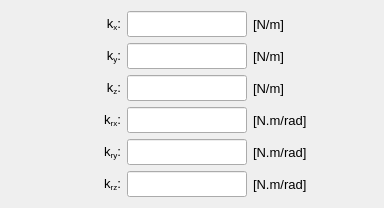
               <widget class="QWidget" name="tab_stiffness">
                <attribute name="title">
                 <string>Stiffness</string>
                </attribute>
                <layout class="QGridLayout" name="gridLayout_23">
                 <item row="0" column="0">
                  <spacer name="horizontalSpacer_13">
                   <property name="orientation">
                    <enum>Qt::Orientation::Horizontal</enum>
                   </property>
                   <property name="sizeHint" stdset="0">
                    <size>
                     <width>40</width>
                     <height>20</height>
                    </size>
                   </property>
                  </spacer>
                 </item>
                 <item row="3" column="2">
                  <widget class="QLineEdit" name="lineEdit_Krx">
                   <property name="enabled">
                    <bool>true</bool>
                   </property>
                   <property name="minimumSize">
                    <size>
                     <width>120</width>
                     <height>26</height>
                    </size>
                   </property>
                   <property name="maximumSize">
                    <size>
                     <width>120</width>
                     <height>26</height>
                    </size>
                   </property>
                   <property name="font">
                    <font>
                     <pointsize>10</pointsize>
                    </font>
                   </property>
                   <property name="styleSheet">
                    <string notr="true"/>
                   </property>
                   <property name="text">
                    <string/>
                   </property>
                   <property name="alignment">
                    <set>Qt::AlignmentFlag::AlignCenter</set>
                   </property>
                  </widget>
                 </item>
                 <item row="0" column="3">
                  <widget class="QLabel" name="label_16">
                   <property name="minimumSize">
                    <size>
                     <width>80</width>
                     <height>26</height>
                    </size>
                   </property>
                   <property name="maximumSize">
                    <size>
                     <width>80</width>
                     <height>26</height>
                    </size>
                   </property>
                   <property name="font">
                    <font>
                     <pointsize>10</pointsize>
                    </font>
                   </property>
                   <property name="text">
                    <string>[N/m]</string>
                   </property>
                   <property name="alignment">
                    <set>Qt::AlignmentFlag::AlignLeading|Qt::AlignmentFlag::AlignLeft|Qt::AlignmentFlag::AlignVCenter</set>
                   </property>
                  </widget>
                 </item>
                 <item row="1" column="2">
                  <widget class="QLineEdit" name="lineEdit_Ky">
                   <property name="enabled">
                    <bool>true</bool>
                   </property>
                   <property name="minimumSize">
                    <size>
                     <width>120</width>
                     <height>26</height>
                    </size>
                   </property>
                   <property name="maximumSize">
                    <size>
                     <width>120</width>
                     <height>26</height>
                    </size>
                   </property>
                   <property name="font">
                    <font>
                     <pointsize>10</pointsize>
                    </font>
                   </property>
                   <property name="styleSheet">
                    <string notr="true"/>
                   </property>
                   <property name="text">
                    <string/>
                   </property>
                   <property name="alignment">
                    <set>Qt::AlignmentFlag::AlignCenter</set>
                   </property>
                  </widget>
                 </item>
                 <item row="0" column="1">
                  <widget class="QLabel" name="label_115">
                   <property name="enabled">
                    <bool>true</bool>
                   </property>
                   <property name="minimumSize">
                    <size>
                     <width>70</width>
                     <height>26</height>
                    </size>
                   </property>
                   <property name="maximumSize">
                    <size>
                     <width>70</width>
                     <height>26</height>
                    </size>
                   </property>
                   <property name="font">
                    <font>
                     <pointsize>10</pointsize>
                    </font>
                   </property>
                   <property name="mouseTracking">
                    <bool>true</bool>
                   </property>
                   <property name="text">
                    <string>&lt;html&gt;&lt;head/&gt;&lt;body&gt;&lt;p align=&quot;right&quot;&gt;&lt;span style=&quot; font-weight:400; font-style:normal;&quot;&gt;k&lt;/span&gt;&lt;span style=&quot; font-weight:400; font-style:normal; vertical-align:sub;&quot;&gt;x&lt;/span&gt;&lt;span style=&quot; font-weight:400; font-style:normal;&quot;&gt;:&lt;/span&gt;&lt;/p&gt;&lt;/body&gt;&lt;/html&gt;</string>
                   </property>
                   <property name="alignment">
                    <set>Qt::AlignmentFlag::AlignCenter</set>
                   </property>
                  </widget>
                 </item>
                 <item row="3" column="1">
                  <widget class="QLabel" name="label_93">
                   <property name="enabled">
                    <bool>true</bool>
                   </property>
                   <property name="minimumSize">
                    <size>
                     <width>70</width>
                     <height>26</height>
                    </size>
                   </property>
                   <property name="maximumSize">
                    <size>
                     <width>70</width>
                     <height>26</height>
                    </size>
                   </property>
                   <property name="font">
                    <font>
                     <pointsize>10</pointsize>
                    </font>
                   </property>
                   <property name="mouseTracking">
                    <bool>true</bool>
                   </property>
                   <property name="text">
                    <string>&lt;html&gt;&lt;head/&gt;&lt;body&gt;&lt;p align=&quot;right&quot;&gt;&lt;span style=&quot; font-weight:400; font-style:normal;&quot;&gt;k&lt;/span&gt;&lt;span style=&quot; font-weight:400; font-style:normal; vertical-align:sub;&quot;&gt;rx&lt;/span&gt;&lt;span style=&quot; font-weight:400; font-style:normal;&quot;&gt;:&lt;/span&gt;&lt;/p&gt;&lt;/body&gt;&lt;/html&gt;</string>
                   </property>
                   <property name="alignment">
                    <set>Qt::AlignmentFlag::AlignCenter</set>
                   </property>
                  </widget>
                 </item>
                 <item row="3" column="3">
                  <widget class="QLabel" name="label_113">
                   <property name="minimumSize">
                    <size>
                     <width>80</width>
                     <height>26</height>
                    </size>
                   </property>
                   <property name="maximumSize">
                    <size>
                     <width>80</width>
                     <height>26</height>
                    </size>
                   </property>
                   <property name="font">
                    <font>
                     <pointsize>10</pointsize>
                    </font>
                   </property>
                   <property name="text">
                    <string>[N.m/rad]</string>
                   </property>
                   <property name="alignment">
                    <set>Qt::AlignmentFlag::AlignLeading|Qt::AlignmentFlag::AlignLeft|Qt::AlignmentFlag::AlignVCenter</set>
                   </property>
                  </widget>
                 </item>
                 <item row="1" column="1">
                  <widget class="QLabel" name="label_116">
                   <property name="enabled">
                    <bool>true</bool>
                   </property>
                   <property name="minimumSize">
                    <size>
                     <width>70</width>
                     <height>26</height>
                    </size>
                   </property>
                   <property name="maximumSize">
                    <size>
                     <width>70</width>
                     <height>26</height>
                    </size>
                   </property>
                   <property name="font">
                    <font>
                     <pointsize>10</pointsize>
                    </font>
                   </property>
                   <property name="mouseTracking">
                    <bool>true</bool>
                   </property>
                   <property name="text">
                    <string>&lt;html&gt;&lt;head/&gt;&lt;body&gt;&lt;p align=&quot;right&quot;&gt;k&lt;span style=&quot; vertical-align:sub;&quot;&gt;y&lt;/span&gt;:&lt;/p&gt;&lt;/body&gt;&lt;/html&gt;</string>
                   </property>
                   <property name="alignment">
                    <set>Qt::AlignmentFlag::AlignCenter</set>
                   </property>
                  </widget>
                 </item>
                 <item row="2" column="1">
                  <widget class="QLabel" name="label_123">
                   <property name="enabled">
                    <bool>true</bool>
                   </property>
                   <property name="minimumSize">
                    <size>
                     <width>70</width>
                     <height>26</height>
                    </size>
                   </property>
                   <property name="maximumSize">
                    <size>
                     <width>70</width>
                     <height>26</height>
                    </size>
                   </property>
                   <property name="font">
                    <font>
                     <pointsize>10</pointsize>
                    </font>
                   </property>
                   <property name="mouseTracking">
                    <bool>true</bool>
                   </property>
                   <property name="text">
                    <string>&lt;html&gt;&lt;head/&gt;&lt;body&gt;&lt;p align=&quot;right&quot;&gt;k&lt;span style=&quot; vertical-align:sub;&quot;&gt;z&lt;/span&gt;:&lt;/p&gt;&lt;/body&gt;&lt;/html&gt;</string>
                   </property>
                   <property name="alignment">
                    <set>Qt::AlignmentFlag::AlignCenter</set>
                   </property>
                  </widget>
                 </item>
                 <item row="2" column="2">
                  <widget class="QLineEdit" name="lineEdit_Kz">
                   <property name="enabled">
                    <bool>true</bool>
                   </property>
                   <property name="minimumSize">
                    <size>
                     <width>120</width>
                     <height>26</height>
                    </size>
                   </property>
                   <property name="maximumSize">
                    <size>
                     <width>120</width>
                     <height>26</height>
                    </size>
                   </property>
                   <property name="font">
                    <font>
                     <pointsize>10</pointsize>
                    </font>
                   </property>
                   <property name="styleSheet">
                    <string notr="true"/>
                   </property>
                   <property name="text">
                    <string/>
                   </property>
                   <property name="alignment">
                    <set>Qt::AlignmentFlag::AlignCenter</set>
                   </property>
                  </widget>
                 </item>
                 <item row="2" column="3">
                  <widget class="QLabel" name="label_18">
                   <property name="minimumSize">
                    <size>
                     <width>80</width>
                     <height>26</height>
                    </size>
                   </property>
                   <property name="maximumSize">
                    <size>
                     <width>80</width>
                     <height>26</height>
                    </size>
                   </property>
                   <property name="font">
                    <font>
                     <pointsize>10</pointsize>
                    </font>
                   </property>
                   <property name="text">
                    <string>[N/m]</string>
                   </property>
                   <property name="alignment">
                    <set>Qt::AlignmentFlag::AlignLeading|Qt::AlignmentFlag::AlignLeft|Qt::AlignmentFlag::AlignVCenter</set>
                   </property>
                  </widget>
                 </item>
                 <item row="4" column="1">
                  <widget class="QLabel" name="label_112">
                   <property name="enabled">
                    <bool>true</bool>
                   </property>
                   <property name="minimumSize">
                    <size>
                     <width>70</width>
                     <height>26</height>
                    </size>
                   </property>
                   <property name="maximumSize">
                    <size>
                     <width>70</width>
                     <height>26</height>
                    </size>
                   </property>
                   <property name="font">
                    <font>
                     <pointsize>10</pointsize>
                    </font>
                   </property>
                   <property name="mouseTracking">
                    <bool>true</bool>
                   </property>
                   <property name="text">
                    <string>&lt;html&gt;&lt;head/&gt;&lt;body&gt;&lt;p align=&quot;right&quot;&gt;k&lt;span style=&quot; vertical-align:sub;&quot;&gt;ry&lt;/span&gt;:&lt;/p&gt;&lt;/body&gt;&lt;/html&gt;</string>
                   </property>
                   <property name="alignment">
                    <set>Qt::AlignmentFlag::AlignCenter</set>
                   </property>
                  </widget>
                 </item>
                 <item row="4" column="3">
                  <widget class="QLabel" name="label_114">
                   <property name="minimumSize">
                    <size>
                     <width>80</width>
                     <height>26</height>
                    </size>
                   </property>
                   <property name="maximumSize">
                    <size>
                     <width>80</width>
                     <height>26</height>
                    </size>
                   </property>
                   <property name="font">
                    <font>
                     <pointsize>10</pointsize>
                    </font>
                   </property>
                   <property name="text">
                    <string>[N.m/rad]</string>
                   </property>
                   <property name="alignment">
                    <set>Qt::AlignmentFlag::AlignLeading|Qt::AlignmentFlag::AlignLeft|Qt::AlignmentFlag::AlignVCenter</set>
                   </property>
                  </widget>
                 </item>
                 <item row="5" column="2">
                  <widget class="QLineEdit" name="lineEdit_Krz">
                   <property name="enabled">
                    <bool>true</bool>
                   </property>
                   <property name="minimumSize">
                    <size>
                     <width>120</width>
                     <height>26</height>
                    </size>
                   </property>
                   <property name="maximumSize">
                    <size>
                     <width>120</width>
                     <height>26</height>
                    </size>
                   </property>
                   <property name="font">
                    <font>
                     <pointsize>10</pointsize>
                    </font>
                   </property>
                   <property name="styleSheet">
                    <string notr="true"/>
                   </property>
                   <property name="text">
                    <string/>
                   </property>
                   <property name="alignment">
                    <set>Qt::AlignmentFlag::AlignCenter</set>
                   </property>
                  </widget>
                 </item>
                 <item row="5" column="3">
                  <widget class="QLabel" name="label_122">
                   <property name="minimumSize">
                    <size>
                     <width>80</width>
                     <height>26</height>
                    </size>
                   </property>
                   <property name="maximumSize">
                    <size>
                     <width>80</width>
                     <height>26</height>
                    </size>
                   </property>
                   <property name="font">
                    <font>
                     <pointsize>10</pointsize>
                    </font>
                   </property>
                   <property name="text">
                    <string>[N.m/rad]</string>
                   </property>
                   <property name="alignment">
                    <set>Qt::AlignmentFlag::AlignLeading|Qt::AlignmentFlag::AlignLeft|Qt::AlignmentFlag::AlignVCenter</set>
                   </property>
                  </widget>
                 </item>
                 <item row="1" column="3">
                  <widget class="QLabel" name="label_17">
                   <property name="minimumSize">
                    <size>
                     <width>80</width>
                     <height>26</height>
                    </size>
                   </property>
                   <property name="maximumSize">
                    <size>
                     <width>80</width>
                     <height>26</height>
                    </size>
                   </property>
                   <property name="font">
                    <font>
                     <pointsize>10</pointsize>
                    </font>
                   </property>
                   <property name="text">
                    <string>[N/m]</string>
                   </property>
                   <property name="alignment">
                    <set>Qt::AlignmentFlag::AlignLeading|Qt::AlignmentFlag::AlignLeft|Qt::AlignmentFlag::AlignVCenter</set>
                   </property>
                  </widget>
                 </item>
                 <item row="0" column="2">
                  <widget class="QLineEdit" name="lineEdit_Kx">
                   <property name="enabled">
                    <bool>true</bool>
                   </property>
                   <property name="minimumSize">
                    <size>
                     <width>120</width>
                     <height>26</height>
                    </size>
                   </property>
                   <property name="maximumSize">
                    <size>
                     <width>120</width>
                     <height>26</height>
                    </size>
                   </property>
                   <property name="font">
                    <font>
                     <pointsize>10</pointsize>
                    </font>
                   </property>
                   <property name="styleSheet">
                    <string notr="true"/>
                   </property>
                   <property name="text">
                    <string/>
                   </property>
                   <property name="alignment">
                    <set>Qt::AlignmentFlag::AlignCenter</set>
                   </property>
                  </widget>
                 </item>
                 <item row="4" column="2">
                  <widget class="QLineEdit" name="lineEdit_Kry">
                   <property name="enabled">
                    <bool>true</bool>
                   </property>
                   <property name="minimumSize">
                    <size>
                     <width>120</width>
                     <height>26</height>
                    </size>
                   </property>
                   <property name="maximumSize">
                    <size>
                     <width>120</width>
                     <height>26</height>
                    </size>
                   </property>
                   <property name="font">
                    <font>
                     <pointsize>10</pointsize>
                    </font>
                   </property>
                   <property name="styleSheet">
                    <string notr="true"/>
                   </property>
                   <property name="text">
                    <string/>
                   </property>
                   <property name="alignment">
                    <set>Qt::AlignmentFlag::AlignCenter</set>
                   </property>
                  </widget>
                 </item>
                 <item row="5" column="1">
                  <widget class="QLabel" name="label_121">
                   <property name="enabled">
                    <bool>true</bool>
                   </property>
                   <property name="minimumSize">
                    <size>
                     <width>70</width>
                     <height>26</height>
                    </size>
                   </property>
                   <property name="maximumSize">
                    <size>
                     <width>70</width>
                     <height>26</height>
                    </size>
                   </property>
                   <property name="font">
                    <font>
                     <pointsize>10</pointsize>
                    </font>
                   </property>
                   <property name="mouseTracking">
                    <bool>true</bool>
                   </property>
                   <property name="text">
                    <string>&lt;html&gt;&lt;head/&gt;&lt;body&gt;&lt;p align=&quot;right&quot;&gt;k&lt;span style=&quot; vertical-align:sub;&quot;&gt;rz&lt;/span&gt;:&lt;/p&gt;&lt;/body&gt;&lt;/html&gt;</string>
                   </property>
                   <property name="alignment">
                    <set>Qt::AlignmentFlag::AlignCenter</set>
                   </property>
                  </widget>
                 </item>
                 <item row="0" column="4">
                  <spacer name="horizontalSpacer_14">
                   <property name="orientation">
                    <enum>Qt::Orientation::Horizontal</enum>
                   </property>
                   <property name="sizeHint" stdset="0">
                    <size>
                     <width>40</width>
                     <height>20</height>
                    </size>
                   </property>
                  </spacer>
                 </item>
                </layout>
               </widget>
